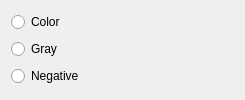
<?xml version="1.0" encoding="UTF-8"?>
<ui version="4.0">
 <class>FormColorGray</class>
 <widget class="QWidget" name="FormColorGray">
  <property name="geometry">
   <rect>
    <x>0</x>
    <y>0</y>
    <width>245</width>
    <height>100</height>
   </rect>
  </property>
  <property name="windowTitle">
   <string>Form</string>
  </property>
  <layout class="QVBoxLayout" name="verticalLayout">
   <item>
    <widget class="QRadioButton" name="radioButton">
     <property name="text">
      <string>Color</string>
     </property>
    </widget>
   </item>
   <item>
    <widget class="QRadioButton" name="radioButton_2">
     <property name="text">
      <string>Gray</string>
     </property>
    </widget>
   </item>
   <item>
    <widget class="QRadioButton" name="radioButton_3">
     <property name="text">
      <string>Negative</string>
     </property>
    </widget>
   </item>
  </layout>
 </widget>
 <resources/>
 <connections/>
</ui>
